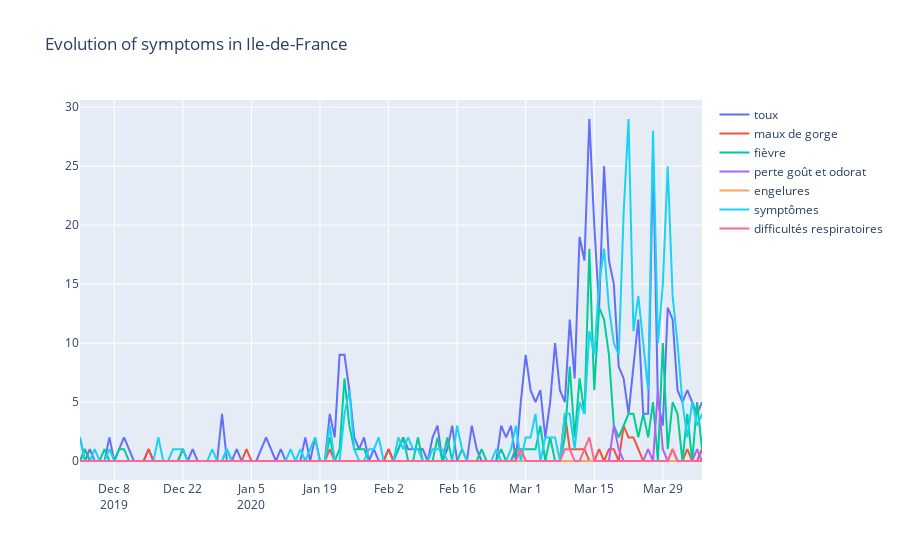

Notebook code for this chart:
### Code cell
def plot_symptoms_evolution() :
    traces=[]
    df = tweets[['day'] + list(symptoms_dict_fr.keys())].groupby('day').agg('sum')
    for symptom in symptoms_dict_fr.keys():
        traces.append(go.Scatter(x = df.index, 
                                 y = df[symptom].values,
                                mode = 'lines',
                                name = symptom))
    layout = go.Layout(title="Evolution of symptoms in Ile-de-France")
    fig = go.Figure(traces, layout)
    py.iplot(fig)
plot_symptoms_evolution()
